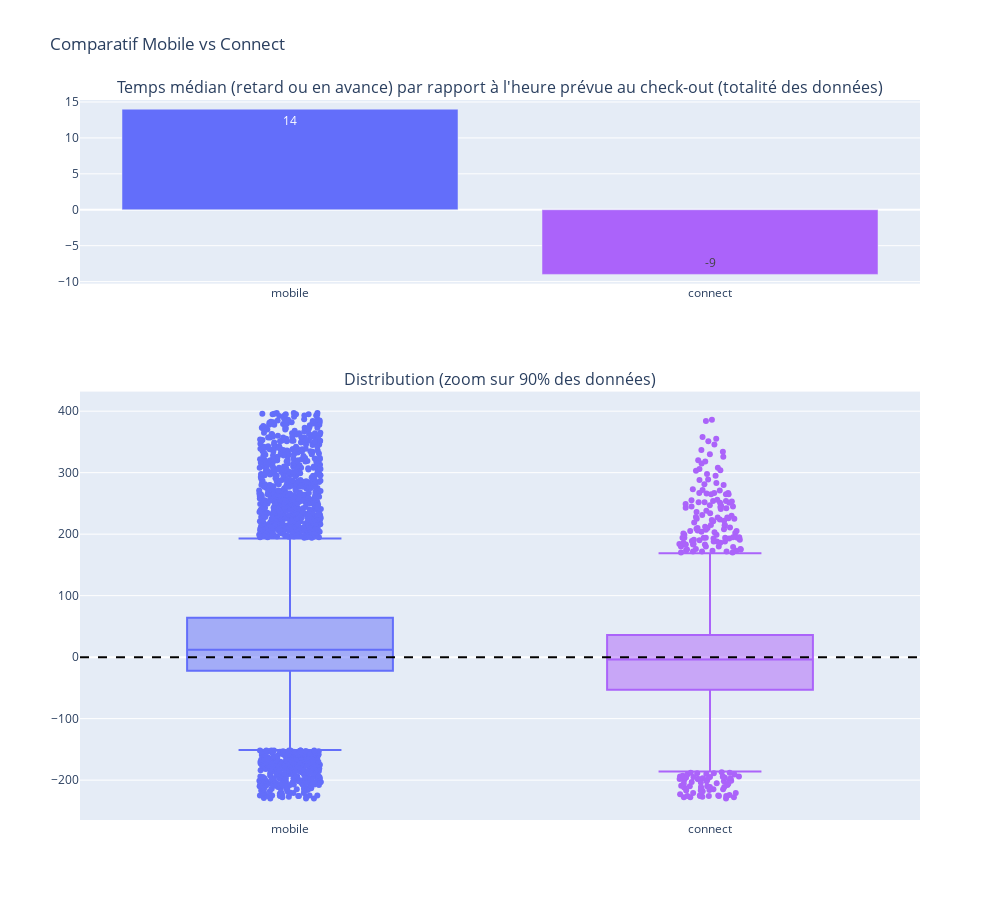

Notebook code cell kept with this figure:
### Code cell
# Visualisation des retours par type de check-in (mobile vs connect)

# Préparation des données
df_checkin = df_delay.dropna(subset=['delay_at_checkout']).copy()
viz_checkin = viz_delay.dropna(subset=['delay_at_checkout']).copy()
median_rental_by_checkin = df_checkin.groupby('checkin_type', observed=True)['delay_at_checkout'].median().reset_index()

order_cat = ["mobile", "connect"]
colors = {'mobile': '#636EFA', 'connect': '#ab63fa'} 

# Création du subplot
fig = make_subplots(
    rows=2, cols=1,
    subplot_titles=("Temps médian (retard ou en avance) par rapport à l'heure prévue au check-out (totalité des données)", "Distribution (zoom sur 90% des données)"),
    vertical_spacing=0.15,
    row_heights=[0.3, 0.7]
)

# Barplot (Moyenne)
fig.add_trace(
    go.Bar(
        x=median_rental_by_checkin['checkin_type'],
        y=median_rental_by_checkin['delay_at_checkout'],
        marker_color=[colors[t] for t in median_rental_by_checkin['checkin_type']],
        name="Moyenne",
        text=median_rental_by_checkin['delay_at_checkout'].round(1),
        textposition='auto'
    ),
    row=1, col=1
)

# Boxplot (Distribution)
for c_type in order_cat: # On boucle DANS L'ORDRE défini
    subset = viz_checkin[viz_checkin['checkin_type'] == c_type]
    
    fig.add_trace(
        go.Box(
            x=subset['checkin_type'],
            y=subset['delay_at_checkout'],
            name=c_type,
            marker_color=colors[c_type],
            boxpoints='outliers',
            jitter=0.3
        ),
        row=2, col=1
    )

# Layout avec ORDRE FORCÉ
fig.update_layout(
    height=900, width=1000,
    title_text="Comparatif Mobile vs Connect",
    showlegend=False,
    xaxis=dict(categoryorder='array', categoryarray=order_cat),
    xaxis2=dict(categoryorder='array', categoryarray=order_cat)
)

fig.add_hline(y=0, line_dash="dash", line_color="black", row=2, col=1)
fig.show()

### Figure 1 — Plotly figure (JSON) as saved in the notebook; plotly's stock layout.template omitted (floating-point values rounded to 4 significant figures; data arrays with more than 128 entries replaced by an {"elided": "..."} marker saying what was removed)
{"data": [{"marker": {"color": ["#ab63fa", "#636EFA"]}, "name": "Moyenne", "text": [-9.0, 14.0], "textposition": "auto", "type": "bar", "x": ["connect", "mobile"], "xaxis": "x", "y": [-9.0, 14.0], "yaxis": "y"}, {"boxpoints": "outliers", "jitter": 0.3, "marker": {"color": "#636EFA"}, "name": "mobile", "type": "box", "x": {"elided": "11631 str values"}, "xaxis": "x2", "y": {"elided": "11631 float values"}, "yaxis": "y2"}, {"boxpoints": "outliers", "jitter": 0.3, "marker": {"color": "#ab63fa"}, "name": "connect", "type": "box", "x": {"elided": "3081 str values"}, "xaxis": "x2", "y": {"elided": "3081 float values"}, "yaxis": "y2"}], "layout": {"annotations": [{"font": {"size": 16}, "showarrow": false, "text": "Temps médian (retard ou en avance) par rapport à l'heure prévue au check-out (totalité des données)", "x": 0.5, "xanchor": "center", "xref": "paper", "y": 1, "yanchor": "bottom", "yref": "paper"}, {"font": {"size": 16}, "showarrow": false, "text": "Distribution (zoom sur 90% des données)", "x": 0.5, "xanchor": "center", "xref": "paper", "y": 0.595, "yanchor": "bottom", "yref": "paper"}], "height": 900, "shapes": [{"line": {"color": "black", "dash": "dash"}, "type": "line", "x0": 0, "x1": 1, "xref": "x2 domain", "y0": 0, "y1": 0, "yref": "y2"}], "showlegend": false, "title": {"text": "Comparatif Mobile vs Connect"}, "width": 1000, "xaxis": {"anchor": "y", "categoryarray": ["mobile", "connect"], "categoryorder": "array", "domain": [0, 1]}, "xaxis2": {"anchor": "y2", "categoryarray": ["mobile", "connect"], "categoryorder": "array", "domain": [0, 1]}, "yaxis": {"anchor": "x", "domain": [0.745, 1]}, "yaxis2": {"anchor": "x2", "domain": [0, 0.595]}}}
